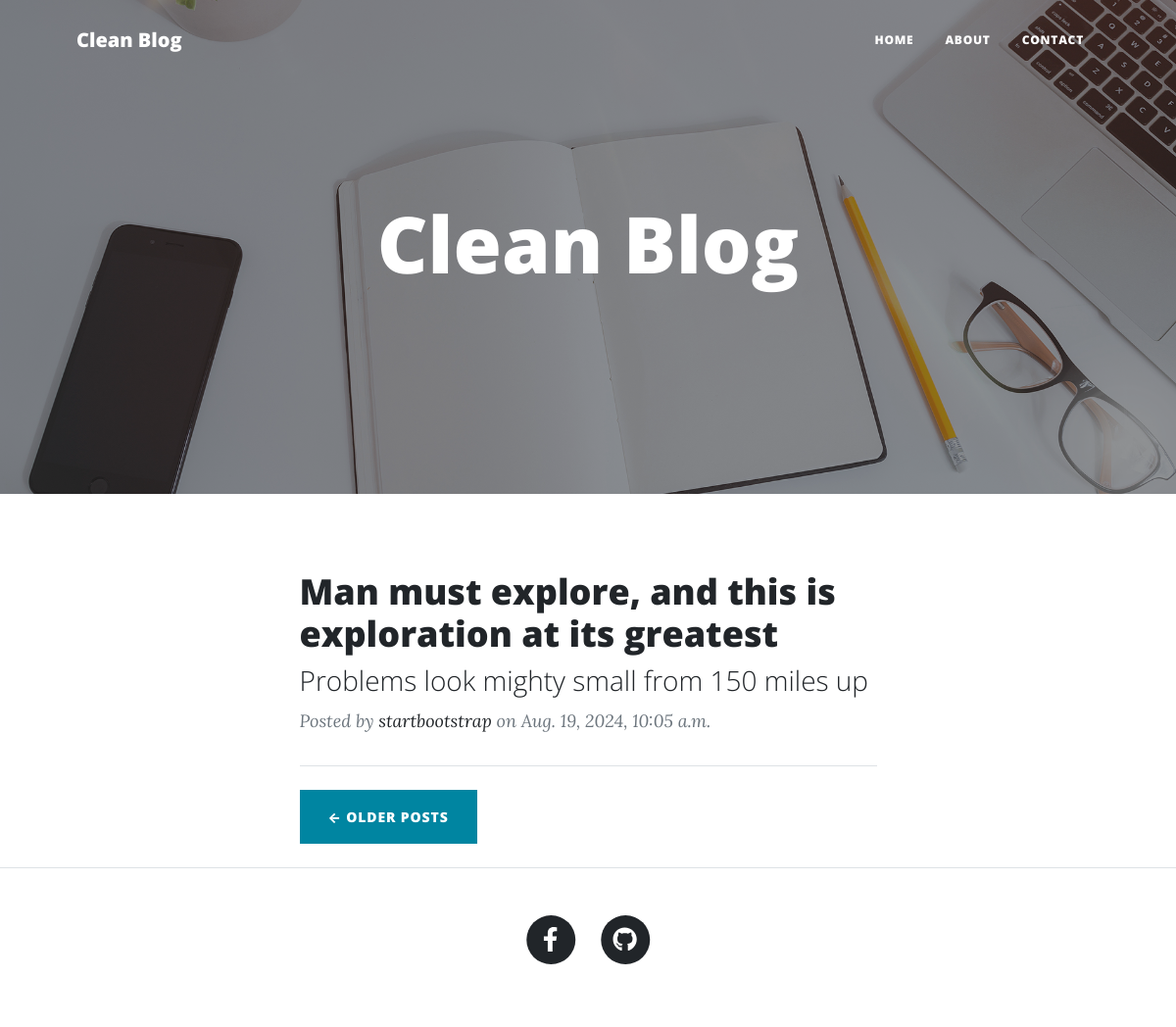
Screenshot of /?page=2 with the database file from the repository.
### posts/models.py (models this page shows, shortened)
class Post(models.Model):
    title = models.CharField(max_length=200)
    sub_heading = models.CharField(max_length=250, blank=True, null=True)
    author = models.ForeignKey(CustomUser, on_delete=models.CASCADE)
    body = models.TextField()
    date = models.DateTimeField(default=timezone.now)
    images = models.ManyToManyField(Image, blank=True)
    class Meta:
        ordering = ["-date"]

class CustomUser(AbstractUser):
    bio = models.TextField(blank=True, null=True)
    profile_picture = models.ImageField(
        upload_to="profile_pics/", blank=True, null=True
    )
    date_of_birth = models.DateField(blank=True, null=True)
    def __str__(self):
        return self.username

### posts/views.py (the view)
# urls.py: path('', views.index, name='index'),
def index(request):
    all_posts = Post.objects.all().order_by('-date')  # Order posts by date in descending order
    paginator = Paginator(all_posts, 5)  # Show 5 posts per page
    page_number = request.GET.get('page')  # Get the page number from the query parameters
    page_obj = paginator.get_page(page_number)  # Get the posts for the current page
    return render(
        request,
        "index.html",
        {
            "title": "Home Page",
            "page_obj": page_obj,  # Pass the page object to the template
        }
    )

### templates/index.html (shortened to what this page needs)
{% load static %}
<!DOCTYPE html>
<html lang="en">
    <head>
        <link href="{% static 'css/styles.css' %}" rel="stylesheet" />
    </head>
    <body>
        <nav class="navbar navbar-expand-lg navbar-light" id="mainNav">
            <div class="container px-4 px-lg-5">
                <a class="navbar-brand" href="{% url 'home' %}">Clean Blog</a>
                <div class="collapse navbar-collapse" id="navbarResponsive">
                    <ul class="navbar-nav ms-auto py-4 py-lg-0">
                        <li class="nav-item"><a class="nav-link px-lg-3 py-3 py-lg-4" href="{% url 'home' %}">Home</a></li>
                        <li class="nav-item"><a class="nav-link px-lg-3 py-3 py-lg-4" href="{% url 'about' %}">About</a></li>
                        <li class="nav-item"><a class="nav-link px-lg-3 py-3 py-lg-4" href="{% url 'contact' %}">Contact</a></li>
                    </ul>
                </div>
            </div>
        </nav>
        <header class="masthead" style="background-image: url('{% static 'assets/img/home-bg.jpg' %}')">
            <div class="container position-relative px-4 px-lg-5">
                <div class="row gx-4 gx-lg-5 justify-content-center">
                    <div class="col-md-10 col-lg-8 col-xl-7">
                        <div class="site-heading">
                            <h1>Clean Blog</h1>
                        </div>
                    </div>
                </div>
            </div>
        </header>
        <div class="container px-4 px-lg-5">
            <div class="row gx-4 gx-lg-5 justify-content-center">
                <div class="col-md-10 col-lg-8 col-xl-7">
                    {% for post in page_obj %}
                    <div class="post-preview">
                        <a href="{% url 'post_detail' post.id %}">
                            <h2 class="post-title">{{ post.title }}</h2>
                            <h3 class="post-subtitle">{{ post.sub_heading}}</h3>
                        </a>
                        <p class="post-meta">
                            Posted by
                            <a href="{% url 'profile' post.author.id %}">{{ post.author }}</a>
                            on {{ post.date }}
                        </p>
                    </div>
                    <hr class="my-4" />
                    {% endfor %}
                    <div class="d-flex justify-content-between mb-4">
                        {% if page_obj.has_previous %}
                            <a class="btn btn-primary text-uppercase" href="?page={{ page_obj.previous_page_number }}">← Older Posts</a>
                        {% endif %}
                    </div>
                </div>
            </div>
        </div>
        <footer class="border-top">
            <div class="container px-4 px-lg-5">
                <div class="row gx-4 gx-lg-5 justify-content-center">
                    <div class="col-md-10 col-lg-8 col-xl-7">
                        <ul class="list-inline text-center">
                            <li class="list-inline-item">
                                <a href="https://www.facebook.com/abubakerKhaled11" target="_blank|_self|_parent|_top|framename">
                                    <span class="fa-stack fa-lg">
                                        <i class="fas fa-circle fa-stack-2x"></i>
                                        <i class="fab fa-facebook-f fa-stack-1x fa-inverse"></i>
                                    </span>
                                </a>
                            </li>
                            <li class="list-inline-item">
                                <a href="https://github.com/abubakerKhaled" target="_blank|_self|_parent|_top|framename">
                                    <span class="fa-stack fa-lg">
                                        <i class="fas fa-circle fa-stack-2x"></i>
                                        <i class="fab fa-github fa-stack-1x fa-inverse"></i>
                                    </span>
                                </a>
                            </li>
                        </ul>
                    </div>
                </div>
            </div>
        </footer>
    </body>
</html>

### rows the page displays
Post: title "Man must explore, and this is exploration at its greatest", sub_heading "Problems look mighty small from 150 miles up", author "startbootstrap", date "Aug. 19, 2024, 10:05 a.m."
